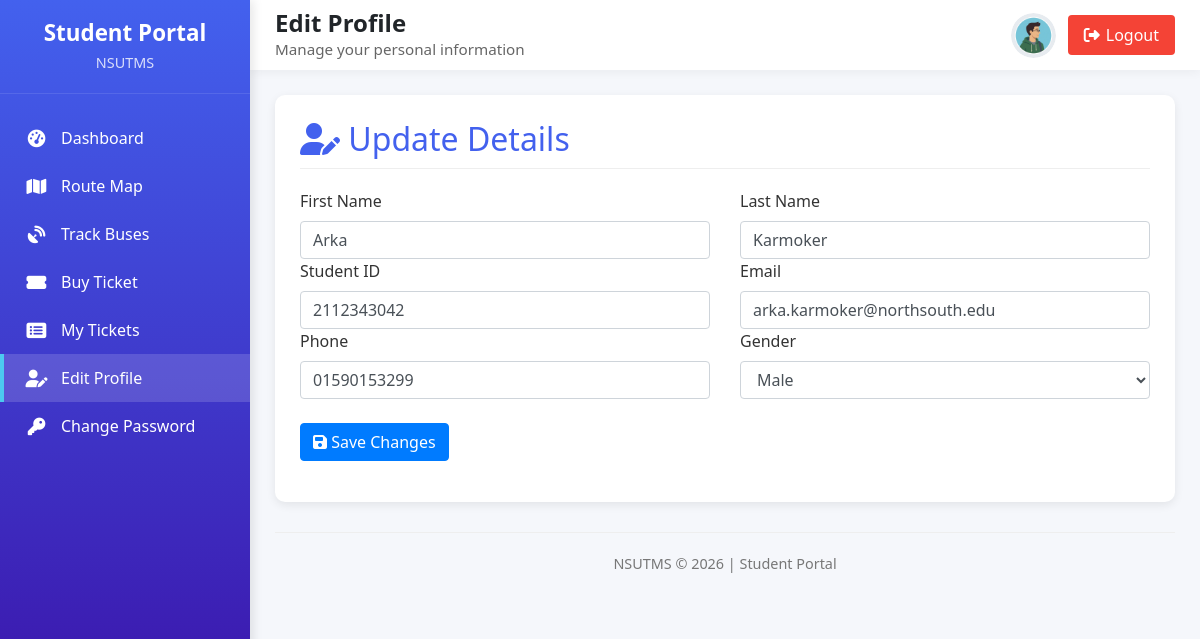
The app's page /student/edit_profile.php (signed in) with its own data.
### tables this page shows
CREATE TABLE `users` (
  `id` int(11) NOT NULL,
  `first_name` varchar(50) DEFAULT NULL,
  `last_name` varchar(50) DEFAULT NULL,
  `student_id` varchar(20) DEFAULT NULL,
  `email` varchar(100) NOT NULL,
  `phone` varchar(15) DEFAULT NULL,
  `gender` enum('male','female') DEFAULT NULL,
  `password` varchar(255) NOT NULL,
  `role` enum('student','driver','admin') NOT NULL,
  `created_at` timestamp NOT NULL DEFAULT current_timestamp(),
  `driving_license` varchar(50) DEFAULT NULL,
  `nid` varchar(50) DEFAULT NULL,
  `years_of_experience` int(11) DEFAULT NULL
);

### student/edit_profile.php (the view, shortened to what this page needs)
<?php
include '../db.php';
$stmt = $conn->prepare("SELECT * FROM users WHERE id = ?");
$stmt->bind_param("i", $_SESSION['user_id']);
$stmt->execute();
$user = $stmt->get_result()->fetch_assoc();
?>
<!DOCTYPE html>
<html lang="en">
<head>
    <link rel="stylesheet" href="../assets/css/bootstrap.min.css">
    <link rel="stylesheet" href="https://cdnjs.cloudflare.com/ajax/libs/font-awesome/6.4.0/css/all.min.css">
    <link rel="stylesheet" href="../assets/css/custom.css">
</head>
<body>
    <div class="admin-container">
        <div class="admin-sidebar">
            <div class="sidebar-header">
                <h3>Student Portal</h3>
                <p>NSUTMS</p>
            </div>
            <div class="sidebar-menu">
                <a href="dashboard.php" class="menu-item">
                    <i class="fas fa-tachometer-alt"></i>
                    <span>Dashboard</span>
                </a>
                <a href="map.php" class="menu-item">
                    <i class="fas fa-map"></i>
                    <span>Route Map</span>
                </a>
                <a href="track_buses.php" class="menu-item">
                    <i class="fas fa-satellite-dish"></i>
                    <span>Track Buses</span>
                </a>
                <a href="buy_ticket.php" class="menu-item">
                    <i class="fas fa-ticket-alt"></i>
                    <span>Buy Ticket</span>
                </a>
                <a href="my_tickets.php" class="menu-item">
                    <i class="fas fa-list-alt"></i>
                    <span>My Tickets</span>
                </a>
                <a href="edit_profile.php" class="menu-item active">
                    <i class="fas fa-user-edit"></i>
                    <span>Edit Profile</span>
                </a>
                <a href="change_password.php" class="menu-item">
                    <i class="fas fa-key"></i>
                    <span>Change Password</span>
                </a>
            </div>
        </div>
        <div class="admin-main">
            <div class="admin-header">
                <div class="header-left">
                    <h1>Edit Profile</h1>
                    <div class="welcome-text">Manage your personal information</div>
                </div>
                <div class="user-info">
                    <div class="user-avatar" style="padding: 0; overflow: hidden; background: transparent;">
                        <?php
                        $avatar_url = '../assets/img/avatars/student_male.png';
                        echo '<img src="' . $avatar_url . '" alt="Avatar" style="width: 100%; height: 100%; object-fit: cover; border-radius: 50%;">';
                        ?>
                    </div>
                    <a href="../logout.php" class="logout-btn">
                        <i class="fas fa-sign-out-alt"></i> Logout
                    </a>
                </div>
            </div>
            <div class="dashboard-content">
                <div class="content-card">
                    <h2 class="section-header"><i class="fas fa-user-edit"></i> Update Details</h2>
                    <form id="editProfileForm" class="row g-3">
                        <div class="col-md-6">
                            <label class="form-label">First Name</label>
                            <input type="text" name="first_name" value="<?php echo $user['first_name']; ?>" class="form-control" required>
                        </div>
                        <div class="col-md-6">
                            <label class="form-label">Last Name</label>
                            <input type="text" name="last_name" value="<?php echo $user['last_name']; ?>" class="form-control" required>
                        </div>
                        <div class="col-md-6">
                            <label class="form-label">Student ID</label>
                            <input type="text" name="student_id" value="<?php echo $user['student_id']; ?>" class="form-control" required>
                        </div>
                        <div class="col-md-6">
                            <label class="form-label">Email</label>
                            <input type="email" name="email" value="<?php echo $user['email']; ?>" class="form-control" required>
                        </div>
                        <div class="col-md-6">
                            <label class="form-label">Phone</label>
                            <input type="text" name="phone" value="<?php echo $user['phone']; ?>" class="form-control" required>
                        </div>
                        <div class="col-md-6">
                            <label class="form-label">Gender</label>
                            <select name="gender" class="form-control" required>
                                <option value="male" <?php if ($user['gender'] == 'male') echo 'selected'; ?>>Male</option>
                            </select>
                        </div>
                        <div class="col-12 mt-4">
                            <button type="submit" class="btn btn-primary"><i class="fas fa-save"></i> Save Changes</button>
                        </div>
                    </form>
                </div>
                <div class="footer">
                    <p>NSUTMS &copy; <?php echo date('Y'); ?> | Student Portal</p>
                </div>
            </div>
        </div>
    </div>
</body>
</html>

### assets/css/custom.css (style rules this page uses)
body { font-family: Arial, sans-serif; }

### student/edit_profile.php (style rules this page uses)
:root { --primary-color: #4361ee; --secondary-color: #3a0ca3; --accent-color: #4cc9f0; --light-color: #f8f9fa; --dark-color: #212529; --success-color: #4CAF50; --warning-color: #ff9800; --danger-color: #f44336; --sidebar-width: 250px; --header-height: 70px; }
body { font-family: 'Segoe UI', Tahoma, Geneva, Verdana, sans-serif; background-color: #f5f7fb; color: #333; margin: 0; padding: 0; }
.admin-container { display: flex; min-height: 100vh; }
.admin-sidebar { width: var(--sidebar-width); background: linear-gradient(180deg, var(--primary-color), var(--secondary-color)); color: white; padding: 0; box-shadow: 3px 0 10px rgba(0, 0, 0, 0.1); z-index: 100; position: fixed; height: 100%; }
.sidebar-header { padding: 20px; text-align: center; border-bottom: 1px solid rgba(255, 255, 255, 0.1); }
.sidebar-header h3 { font-weight: 600; margin: 0; font-size: 1.4rem; }
.sidebar-header p { opacity: 0.8; font-size: 0.9rem; margin: 5px 0 0; }
.sidebar-menu { padding: 20px 0; }
.menu-item { padding: 12px 20px; display: flex; align-items: center; color: white; text-decoration: none; transition: all 0.3s; border-left: 4px solid transparent; }
.menu-item.active { background-color: rgba(255, 255, 255, 0.15); border-left: 4px solid var(--accent-color); }
.menu-item i { margin-right: 12px; font-size: 1.1rem; width: 25px; text-align: center; }
.admin-main { flex: 1; margin-left: var(--sidebar-width); padding: 0; }
.admin-header { height: var(--header-height); background-color: white; box-shadow: 0 2px 10px rgba(0, 0, 0, 0.05); display: flex; justify-content: space-between; align-items: center; padding: 0 25px; position: sticky; top: 0; z-index: 99; }
.header-left h1 { font-size: 1.5rem; color: var(--dark-color); margin: 0; font-weight: 600; }
.welcome-text { font-size: 0.95rem; color: #666; }
.user-info { display: flex; align-items: center; }
.user-avatar { width: 45px; height: 45px; border-radius: 50%; background: linear-gradient(45deg, var(--primary-color), var(--accent-color)); color: white; display: flex; align-items: center; justify-content: center; font-weight: 600; margin-right: 12px; font-size: 1.2rem; }
.logout-btn { background-color: var(--danger-color); color: white; border: none; padding: 8px 16px; border-radius: 4px; font-weight: 500; transition: all 0.3s; text-decoration: none; display: inline-flex; align-items: center; }
.logout-btn i { margin-right: 6px; }
.dashboard-content { padding: 25px; }
.content-card { background-color: white; border-radius: 10px; padding: 25px; box-shadow: 0 3px 10px rgba(0, 0, 0, 0.08); margin-bottom: 30px; }
.section-header { margin-bottom: 20px; padding-bottom: 10px; border-bottom: 1px solid #eee; color: var(--primary-color); }
.footer { text-align: center; padding: 20px; color: #777; font-size: 0.9rem; border-top: 1px solid #eee; margin-top: 30px; }

### records on screen
users: first_name "Arka", last_name "Karmoker", student_id "2112343042", email "arka.karmoker@northsouth.edu", phone "01590153299", gender "Male"
